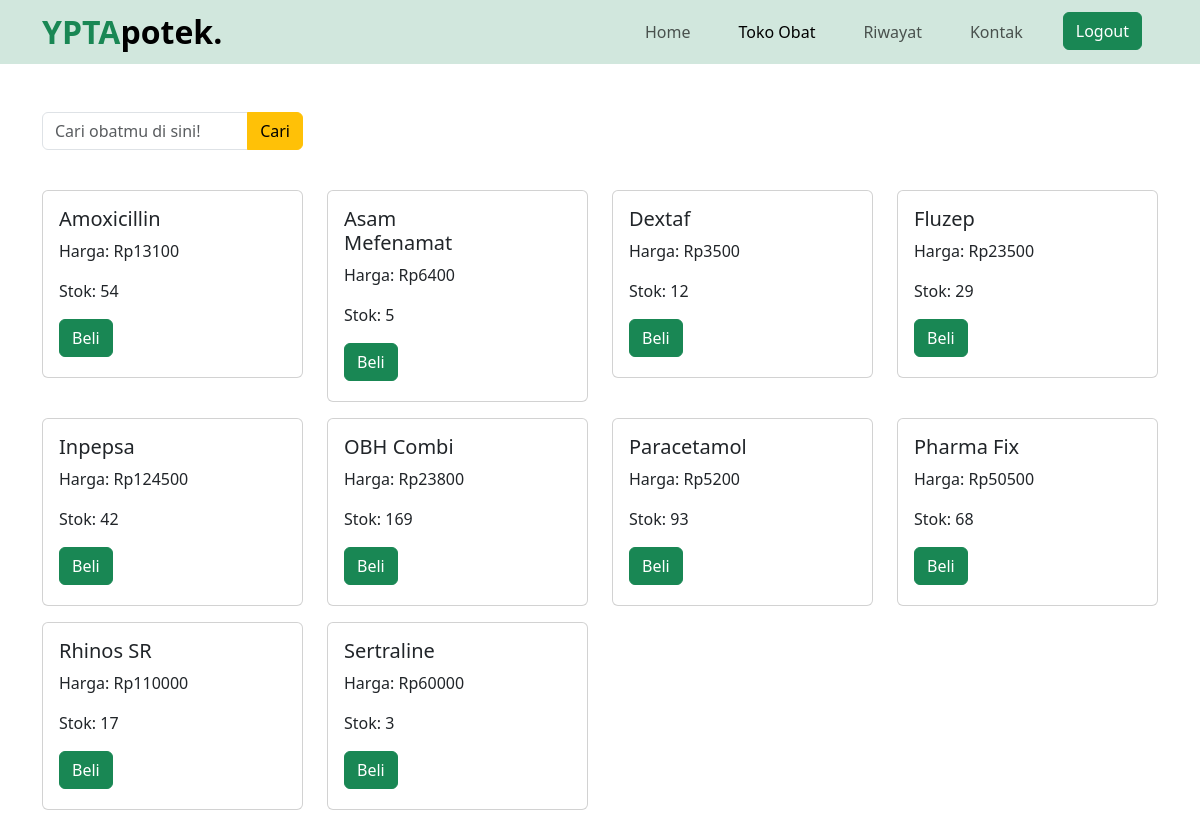
Screenshot of /pembeli_toko.php (signed in) with the database file from the repository.
### tables this page shows
CREATE TABLE `obat` (
  `id_obat` int(11) NOT NULL,
  `nama_obat` varchar(30) DEFAULT NULL,
  `harga_obat` int(11) DEFAULT NULL,
  `stok_obat` int(11) DEFAULT NULL,
  `jenis_obat` varchar(30) DEFAULT NULL
);

### functions.php (called while the page is built, shortened)
<?php
$conn = mysqli_connect("localhost", "root", "", "tubes");
function query($query)
{
    global $conn;
    $result = mysqli_query($conn, $query);
    $rows = [];
    while ($row = mysqli_fetch_assoc($result)) {
        $rows[] = $row;
    }
    return $rows;
}

### pembeli_toko.php (the view, shortened to what this page needs)
<?php
require 'functions.php';
$obat = query("SELECT * FROM obat ORDER BY nama_obat ASC ");
?>
<!doctype html>
<html lang="en">
<head>
    <link href="https://cdn.jsdelivr.net/npm/bootstrap@5.3.2/dist/css/bootstrap.min.css" rel="stylesheet">
    <link rel="stylesheet" href="https://cdn.jsdelivr.net/npm/bootstrap-icons@1.11.1/font/bootstrap-icons.css">
</head>
<body>
    <nav class="navbar navbar-expand-lg navbar-light bg-success-subtle sticky-top">
        <div class="container">
            <a class="navbar-brand p-0 m-0 fs-2 fw-bold" href="#"><span class="text-success ">YPTA</span>potek.</a>
            <div class="collapse navbar-collapse" id="navbarNav">
                <ul class="navbar-nav ms-auto">
                    <li class="nav-item ps-3 pe-3">
                        <a class="nav-link " aria-current="page" href="pembeli.php">Home</a>
                    </li>
                    <li class="nav-item ps-3 pe-3">
                        <a class="nav-link active" href="pembeli_toko.php">Toko Obat</a>
                    </li>
                    <li class="nav-item ps-3 pe-3">
                        <a class="nav-link " href="pembeli_riwayat.php">Riwayat</a>
                    </li>
                    <li class="nav-item ps-3 pe-3">
                        <a class="nav-link " href="pembeli_kontak.php">Kontak</a>
                    </li>
                    <li class="nav-item ps-3 pe-3">
                        <form action="logout_user.php" method="post">
                            <button class="btn btn-success" type="submit" name="logout" onclick="return confirm('Keluar?');">Logout</button>
                        </form>
                    </li>
                </ul>
            </div>
        </div>
    </nav>
    <section class="container">
        <div class="row mt-5">
            <div class="col-md-3">
                <form action="" method="post">
                    <div class="input-group mb-3">
                        <input type="text" name="keyword" class="form-control" placeholder="Cari obatmu di sini!" autocomplete="off">
                        <button class="btn btn-warning" type="submit" name="cari">Cari</button>
                    </div>
                </form>
            </div>
        </div>
        <div class="row mt-4">
            <?php foreach ($obat as $o) : ?>
                <div class="col-md-3">
                    <div class="card mb-3">
                        <div class="row g-0">
                            <div class="col-md-8">
                                <div class="card-body">
                                    <h5 class="card-title"><?= $o["nama_obat"]; ?></h5>
                                    <p class="card-text">Harga: Rp<?= $o["harga_obat"]; ?></p>
                                    <p class="card-text">Stok: <?= $o["stok_obat"]; ?></p>
                                    <a class="btn btn-success mb-1" href="pembeli_beli.php?id_obat=<?= $o["id_obat"]; ?>">Beli</a>
                                </div>
                            </div>
                        </div>
                    </div>
                </div>
            <?php endforeach; ?>
        </div>
    </section>
</body>
</html>

### rows the page displays
obat: nama_obat "Amoxicillin", harga_obat "13100", stok_obat "54"
obat: nama_obat "Asam Mefenamat", harga_obat "6400", stok_obat "5"
obat: nama_obat "Dextaf", harga_obat "3500", stok_obat "12"
obat: nama_obat "Fluzep", harga_obat "23500", stok_obat "29"
obat: nama_obat "Inpepsa", harga_obat "124500", stok_obat "42"
obat: nama_obat "OBH Combi", harga_obat "23800", stok_obat "169"
obat: nama_obat "Paracetamol", harga_obat "5200", stok_obat "93"
obat: nama_obat "Pharma Fix", harga_obat "50500", stok_obat "68"
obat: nama_obat "Rhinos SR", harga_obat "110000", stok_obat "17"
obat: nama_obat "Sertraline", harga_obat "60000", stok_obat "3"
